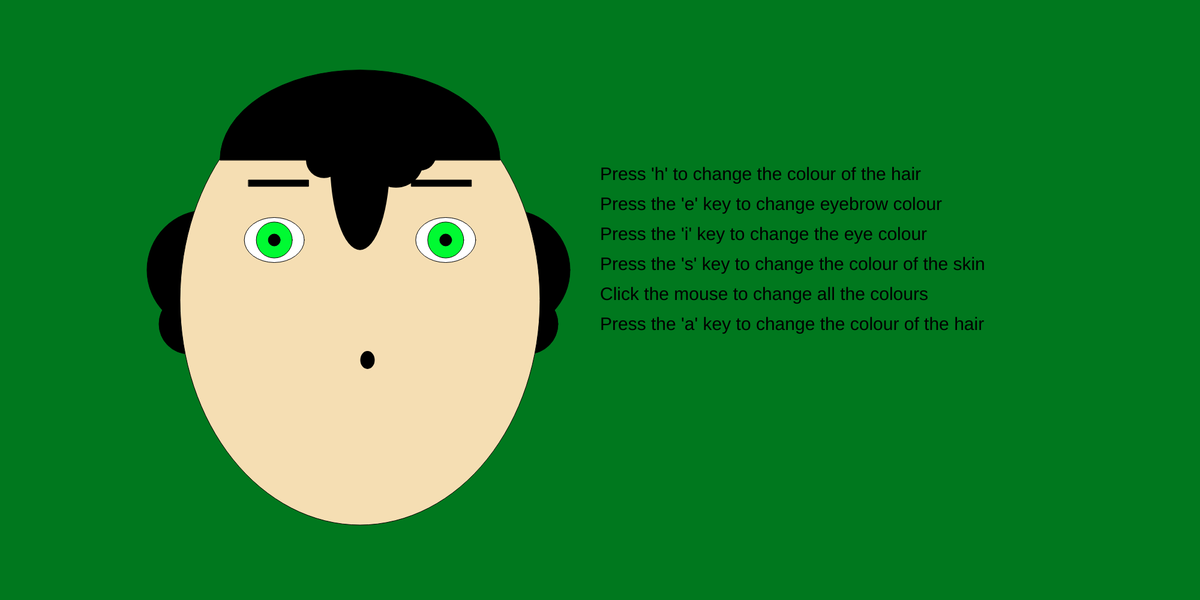
Frame 1 (no input)
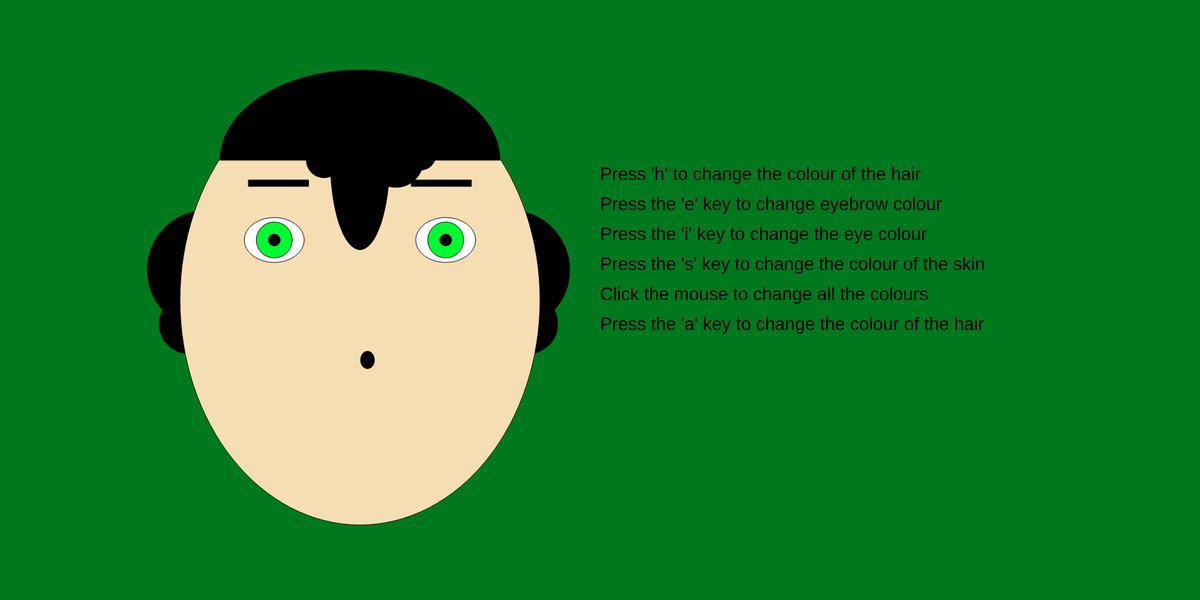
Frame 60 (no input)
Frame 120 (the mouse pressed at the canvas centre since frame 60): identical to frame 60, image omitted

The p5.js sketch that drew these frames (run headless with seeded random() and noise() and a simulated clock; from frame 60 on, the mouse is pressed at the canvas centre):

// p5.js sketch
// ── sketch.js
var faceSize = 600; // Variable that all feature of the face rely on, this keeps the face in proportion if you change this one variable
var eyeColourR = 0;
var eyeColourG = 250;
var eyeColourB = 50;
var eyebrowColourR = 0;
var eyebrowColourG = 0;
var eyebrowColourB = 0;
var hairColourR = 0;
var hairColourG = 0;
var hairColourB = 0;
var faceColourR = 245; //Face colour start off beige
var faceColourG = 222;
var faceColourB = 179;

function setup() {
  createCanvas(2000,1000);
}
function draw() {
  //Michael made everything from here down
  background(0,120,30);
  textSize(30);
  fill(0);
  text("Press the 'a' key to change the colour of the hair", 1000, 550);
  text("Press 'h' to change the colour of the hair", 1000, 300);
  text("Press the 'e' key to change eyebrow colour", 1000, 350);
  text("Press the 'i' key to change the eye colour", 1000, 400);
  text("Press the 's' key to change the colour of the skin", 1000, 450);
  text("Click the mouse to change all the colours", 1000, 500);
  ellipse(850, 450, 200, 200);
  ellipse(880, 540, 100, 100);
  ellipse(345, 450, 200, 200);
  ellipse(315, 540, 100, 100);
  stroke(0);
  fill(faceColourR, faceColourG, faceColourB); //Makes the face a random colour
  ellipse(faceSize, faceSize/1.2,faceSize,(faceSize + faceSize/4)); //Make the face rely on the original faceSize variable and make it a bit taller than wider
  //Draw left eye
  fill(255,255,255); // Makes the eyes white
  ellipse(faceSize - (faceSize / 4.2), faceSize - (faceSize / 3), (faceSize/6), (faceSize/8));
  //Draw right eye
  ellipse(faceSize + (faceSize / 4.2), faceSize - (faceSize / 3), (faceSize / 6), (faceSize/8));
  //Draw the eye colour part
  fill(eyeColourR, eyeColourG, eyeColourB); //colour the eye to the random variable
  ellipse(faceSize + (faceSize / 4.2), faceSize - (faceSize / 3), (faceSize  / 10), faceSize / 10); //right eye
  ellipse(faceSize - (faceSize / 4.2), faceSize - (faceSize / 3), faceSize / 10, faceSize / 10); //left eye
  //Draw the left pupil
  fill(0); //Make the pupils black
  ellipse(faceSize - (faceSize / 4.2), faceSize - (faceSize / 3), (faceSize / 30), (faceSize / 30));
  //Draw the right pupil
  ellipse(faceSize + (faceSize / 4.2), faceSize - (faceSize / 3), (faceSize / 30), faceSize / 30);
  //Draw the eyebrows
  fill(eyebrowColourR, eyebrowColourG, eyebrowColourB); //The colour of the eyebrows
  rect(faceSize + (faceSize / 7), faceSize - (faceSize /2), faceSize / 6, faceSize / 56); //left eyebrow
  rect(faceSize - (faceSize / 7) - (faceSize / 6), faceSize - (faceSize / 2), faceSize / 6, faceSize / 56);
  //Draw the hair
  fill(hairColourR, hairColourG, hairColourB); //hair colour
  arc(faceSize, faceSize - faceSize / 1.8, faceSize - faceSize /4.5, faceSize/2, -PI, 0, CHORD); //Hair piece
  noStroke();
  ellipse(faceSize, faceSize - faceSize / 1.8, faceSize - faceSize / 1.2, faceSize - faceSize/2) //main extra hair piece
  ellipse(faceSize + faceSize / 10, faceSize - faceSize / 1.8, faceSize / 6.5, faceSize / 6.5); //medium left bit of hair piece
  ellipse(faceSize - faceSize / 10, faceSize - faceSize / 1.8, faceSize / 10, faceSize / 10); //small right bit of hair piece
  ellipse(faceSize + faceSize / 6, faceSize - faceSize /1.75, faceSize / 11, faceSize / 11)
    ellipse(faceSize +faceSize /48, faceSize, faceSize /25, faceSize/20);
}
function keyPressed(){ //When a key is pressed, do something depending on which key it is
  if (key == 'e'){ //If key is 'e' change the eyebrow colour
    eyebrowColourR = random(250);
    eyebrowColourG = random(250);
    eyebrowColourB = random(250);
  }else if (key == 'h'){ //If key is 'h' change the hair colour
      hairColourR = random(250);
      hairColourG = random(250);
      hairColourB = random(250);
  }else if (key == 'i'){ //If key is 'i' change the eye colour
    eyeColourR = random(250);
    eyeColourG = random(250);
    eyeColourB = random(250);
  }else if (key == 's'){ //if key is 's' change the face colour
    faceColourR = random(250);
    faceColourG = random(250);
    faceColourB = random(250);
  }else if (key == 'a'){ //if key is 'a' change the ear colour
    earColourR = random(250);
    earColourG = random(250);
    earColourG = random(250);
  }


}
function mouseClicked(){ //When the mouse is clicked, change all the colours
  eyebrowColourR = random(250); //Eyebrow colours
  eyebrowColourG = random(250);
  eyebrowColourB = random(250);
  hairColourR = random(250); //Hair colours
  hairColourG = random(250);
  hairColourB = random(250);
  eyeColourR = random(250); //Eye colours
  eyeColourG = random(250);
  eyeColourB = random(250);
  faceColourR = random(250); //Face colours
  faceColourG = random(250);
  faceColourB = random(250);
  earColourR = random(250); //Ear colours
  earColourG = random(250);
  earColourG = random(250)
ellipse(faceSize +faceSize /48, faceSize, faceSize /25, faceSize/20);
//



}
